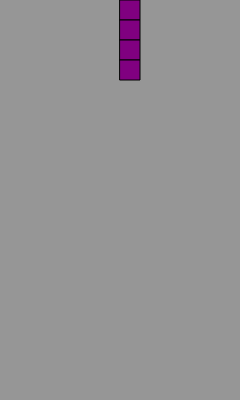
Frame 1 (no input)
Frame 60 (no input): identical to frame 1, image omitted
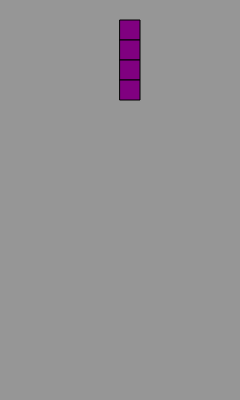
Frame 120 (the mouse pressed at the canvas centre since frame 60)

The p5.js sketch that drew these frames (run headless with seeded random() and noise() and a simulated clock; from frame 60 on, the mouse is pressed at the canvas centre):

// p5.js sketch
// ── sketch.js
// Akashdeep Singh Khalsa
//June 15 2018
//Tetris Major Project
// Resourses used: Meth Meth Method(Tetris), The Coding Train(Constructor)
// Finished: Every shape works and rotate and stays on the grid until the grid is full
// Uncomplete: Clear line once it full
// Control: Up, right, left, down


const edge = 20;                            //edge of one rectangle of shape
let time;                                  //declare scope variable time
let groundArray = [];
let blockcolors = ["blue","red","green","brown","yellow","orange","purple"]; // Color array for each block
let player;


// The statements in the setup() function
// execute once when the program begins
function setup() {
  createCanvas(240, 400);                 // create canvas object in HTML width 240 px, height 400 px
  player = new Player();                  // create player object
  player.reset();
  time = millis();                        // the number of milliseconds since starting the program.
  groundArray = new Array(height / edge);       // declare block area
  for (let i = 0; i < groundArray.length; i++){
    groundArray[i] = new Array(width / edge).fill(0);
  }
}

// The statements in draw() are executed until the program is stopped.
// Each statement is executed in sequence and after the last line is read, the first line is executed again.
function draw() {
  background(150);                        // set canvas background color as grey
  drawMatrix(groundArray, [0, 0]);              //
  drawMatrix(player.matrix, [player.x, player.y]); //
  if ((millis() - time) > 1000) {
    player.drop();                      //drop block after 1 second
  }
  if(keyIsDown(DOWN_ARROW)){
    player.drop();
  }
}

function keyPressed() {
  if (keyCode === LEFT_ARROW) {
    player.x--;                         // move block left
    if (IsCollide(groundArray, player)) {
      player.x++;
    }
  }
  else if (keyCode === RIGHT_ARROW) {
    player.x++;                         // move block left
    if (IsCollide(groundArray, player)) {
      player.x--;
    }
  }
  else if (keyCode === UP_ARROW){
    player.rotate();                    // rotate blocks
    if (IsCollide(groundArray, player)){
      player.rotate();
      player.rotate();
      player.rotate();

    }
  }
}

function drawMatrix(matrix, offset) {                                               // drawing 1 block to offset position
  for (let y = 0; y < matrix.length; y++) {
    for (let x = 0; x < matrix[y].length; x++) {
      if (matrix[y][x] !== 0) {
        fill(blockcolors[matrix[y][x] - 1]);                                // fill color to each rectangle
        rect((x + offset[0]) * edge, (y + offset[1]) * edge, edge, edge);   //draw block to x, y position
      }
    }
  }
}

function IsCollide(groundArray, player) {                                           // check block Collideration
  for (let y = 0; y < player.matrix.length; y++) {                                // Collideration detected return true else return false
    for (let x = 0; x < player.matrix[0 ].length; x++) {
      if(player.matrix[y][x] !== 0 && (groundArray[y + player.y] && groundArray[y + player.y][x + player.x]) !== 0) {
        return true;
      }
    }
  }
  return false;
}

function mergeMatrices(groundArray, player) {                                       // adding groudnArray and block matrix array
  for (let y = 0; y < player.matrix.length; y++) {                                // store merged block to groundArray
    for (let x = 0; x < player.matrix[y].length; x++) {
      if (player.matrix[y][x] !== 0) {
        groundArray[y + player.y][x + player.x] = player.matrix[y][x];
      }
    }
  }
}

function Player() {
  this.x = 0;                                                 // initialize block position X
  this.y = 0;                                                 // initialize block position y
  this.matrix = null;                                            // initialize matrix

  // this function reset ground and set block position x center at the first time.
  // Also it set block position y as zero and then create a random new block
  // Once it create new block it detect if the block touches the ground
  this.reset = function () {
    this.x = width / edge / 2 - 1;
    this.y = 0;
    this.matrix = createBlock(Math.floor(Math.random() * 7));
    if (IsCollide(groundArray, player)) {
      for (let i = 0; i < groundArray.length; i++) {
        groundArray[i].fill(0);
      }
    }
  };

  this.drop = function () {                                       //this function drops block
    this.y++;                                                   // increase value of y axis
    if (IsCollide(groundArray, this)) {                         // if collideration detected, recover the y axis value
      this.y--;
      mergeMatrices(groundArray, this);                                             // recovery y axis value
      //this.reset();                                           // reset ground
      this.reset();

    }
    time = millis();
  };

  this.rotate = function () {                                     // this function is writen for rotate block it control the block matrix
    this.matrix.reverse();                                      //Reverses the order of matrix array
    for (let y = 0; y < this.matrix.length; y++) {
      for (let x = y + 1; x < this.matrix[y].length; x++) {
        [this.matrix[y][x], this.matrix[x][y]] = [this.matrix[x][y], this.matrix[y][x]];
      }
    }
  };
}

function createBlock(type) {                // get block array
  switch (type) {                         // this function will return the shape follow its type
  case 0:
    return [
      [1, 1],
      [1, 1],
    ];
  case 1:
    return [
      [2, 2, 0],
      [0, 2, 2],
      [0, 0, 0],
    ];
  case 2:
    return [
      [0, 3, 3],
      [3, 3, 0],
      [0, 0, 0],
    ];

  case 3:
    return [
      [0, 0, 0],
      [4, 4, 4],
      [0, 4, 0],
    ];

  case 4:
    return [
      [0, 5, 0],
      [0, 5, 0],
      [0, 5, 5],
    ];
  case 5:
    return [
      [0, 6, 0],
      [0, 6, 0],
      [6, 6, 0],
    ];

  case 6:
    return [
      [0, 7, 0, 0],
      [0, 7, 0, 0],
      [0, 7, 0, 0],
      [0, 7, 0, 0],
    ];
  }
}
